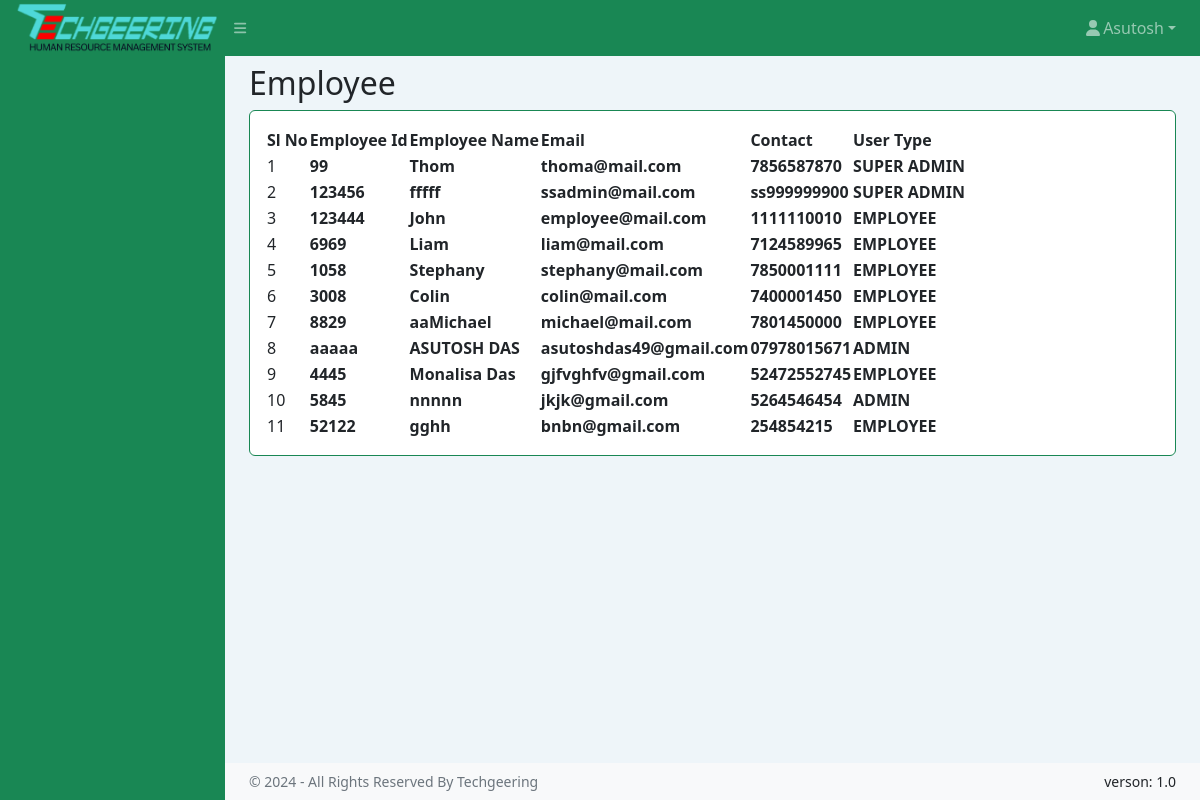
Page /employees.php on the earlier database version.
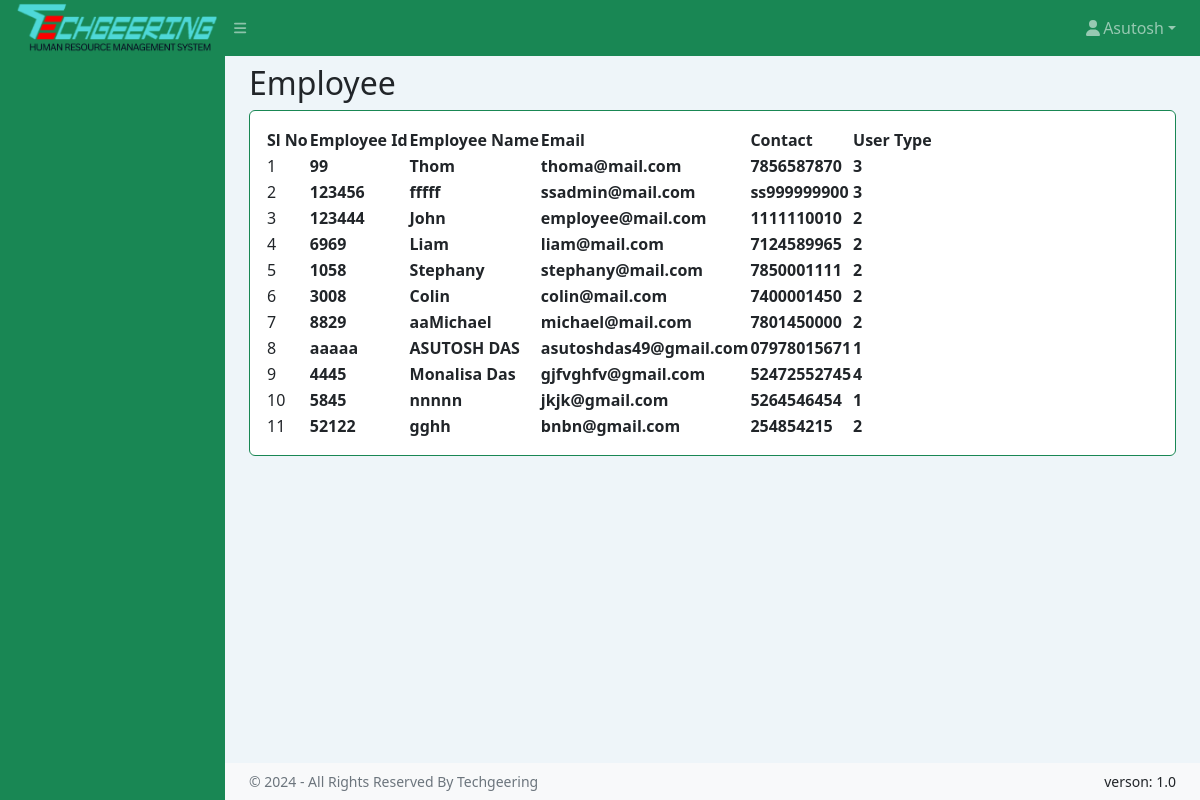
Same page on the later database version.
### tables this page shows
CREATE TABLE `employee` (
  `id` int(11) NOT NULL,
  `em_code` varchar(64) DEFAULT NULL,
  `des_id` int(11) DEFAULT NULL,
  `dep_id` int(11) DEFAULT NULL,
  `full_name` varchar(128) DEFAULT NULL,
  `em_email` varchar(64) DEFAULT NULL,
  `em_password` varchar(512) NOT NULL,
  `em_role` int(10) NOT NULL,
  `status` enum('ACTIVE','INACTIVE') NOT NULL DEFAULT 'ACTIVE',
  `em_gender` enum('Male','Female') NOT NULL DEFAULT 'Male',
  `em_phone` varchar(64) DEFAULT NULL,
  `em_wahtsapp` varchar(64) DEFAULT NULL,
  `em_birthday` varchar(128) DEFAULT NULL,
  `em_blood_group` enum('O+','O-','A+','A-','B+','B-','AB+','OB+') DEFAULT NULL,
  `em_joining_date` varchar(128) DEFAULT NULL,
  `em_contact_end` varchar(128) DEFAULT NULL,
  `em_image` varchar(128) DEFAULT NULL,
  `em_aadher` varchar(64) DEFAULT NULL,
  `em_pan` int(11) NOT NULL
);

### employees.php (the view, shortened to what this page needs)
<!DOCTYPE html>
<html lang="en">
<head>
    <link href="https://cdn.jsdelivr.net/npm/simple-datatables@7.1.2/dist/style.min.css" rel="stylesheet" />
    <link href="assets/css/styles.css" rel="stylesheet" />
</head>
<body class="sb-nav-fixed">
    <?php include 'common/topnav.php' ?>
    <div id="layoutSidenav">
        <?php include 'common/sidenav.php' ?>
        <div id="layoutSidenav_content">
            <main>
                <div class="container-fluid px-4">
                    <div class="d-flex justify-content-between align-items-center">
                        <h2 class="my-2">Employee</h2>
                    </div>
                    <div class="card mb-4">
                        <div class="card-body">
                            <table id="datatablesSimple">
                                <thead>
                                    <tr>
                                        <th>Sl No</th>
                                        <th>Employee Id</th>
                                        <th>Employee Name</th>
                                        <th>Email</th>
                                        <th>Contact</th>
                                        <th>User Type</th>
                                    </tr>
                                </thead>
                                <tbody>
                                    <?php
                                    include "common/conn.php";
                                    $sql = "SELECT * FROM employee WHERE status='ACTIVE'";
                                    $result = $conn->query($sql);
                                    $slno = 1;
                                    if ($result->num_rows > 0) {
                                        while ($row = $result->fetch_assoc()) {
                                            ?>
                                            <tr>
                                                <td><?php echo $slno; ?></td>
                                                <th><?php echo $row["em_code"]; ?></th>
                                                <th><?php echo $row["full_name"] ?></th>
                                                <th><?php echo $row["em_email"]; ?></th>
                                                <th><?php echo $row["em_phone"]; ?></th>
                                                <th><?php echo $row["em_role"]; ?></th>
                                            </tr>
                                            <?php
                                            $slno++;
                                        }
                                    } else {
                                        echo "0 results";
                                    }
                                    ?>
                                </tbody>
                            </table>
                        </div>
                    </div>
                </div>
            </main>
            <?php include 'common/copyrightfooter.php' ?>
        </div>
    </div>
</body>
</html>

### common/topnav.php (shortened to what this page needs)
<nav class="sb-topnav navbar navbar-expand navbar-dark bg-success">
    <a class="navbar-brand ps-3 text-center" href="index.php">
        <img src="assets/img/logo.png" class="img-fluid">
    </a>
    <button class="btn btn-link btn-sm order-1 order-lg-0 me-4 me-lg-0" id="sidebarToggle" href="#!"><i
            class="fas fa-bars"></i></button>
    <ul class="navbar-nav ms-auto me-0 me-md-3 my-2 my-md-0">
        <li class="nav-item dropdown">
            <a class="nav-link dropdown-toggle" id="navbarDropdown" href="#" role="button" data-bs-toggle="dropdown"
                aria-expanded="false"><i class="fas fa-user fa-fw"></i>Asutosh</a>
        </li>
    </ul>
</nav>

### common/sidenav.php (shortened to what this page needs)
<div id="layoutSidenav_nav">
    <nav class="sb-sidenav accordion bg-success sb-sidenav-dark" id="sidenavAccordion">
        <div class="sb-sidenav-menu">
        </div>
    </nav>
</div>

### common/copyrightfooter.php
<footer class="py-2 bg-light mt-auto">
    <div class="container-fluid px-4">
        <div class="d-flex align-items-center justify-content-between small">
            <div class="text-muted">&copy; 2024 - All Rights Reserved By Techgeering</div>
            <div>
                verson: 1.0
            </div>
        </div>
    </div>
</footer>

Differences in the rows shown:
changed employee "Thom": em_role "SUPER ADMIN" → "3"
changed employee "fffff": em_role "SUPER ADMIN" → "3"
changed employee "John": em_role "EMPLOYEE" → "2"
changed employee "Liam": em_role "EMPLOYEE" → "2"
changed employee "Stephany": em_role "EMPLOYEE" → "2"
changed employee "Colin": em_role "EMPLOYEE" → "2"
changed employee "aaMichael": em_role "EMPLOYEE" → "2"
changed employee "aaaaa": em_role "ADMIN" → "1"
changed employee "Monalisa Das": em_role "EMPLOYEE" → "4"
changed employee "nnnnn": em_role "ADMIN" → "1"
changed employee "gghh": em_role "EMPLOYEE" → "2"
